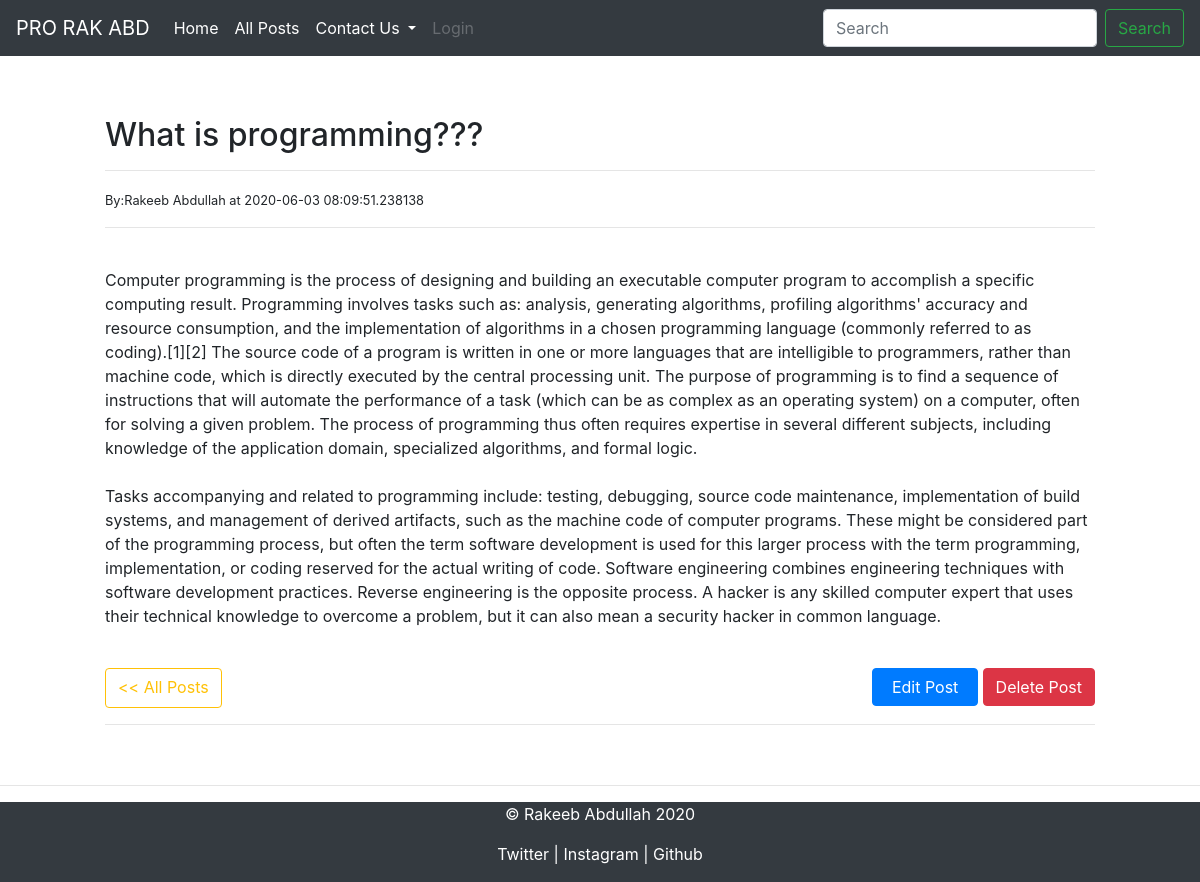
The page /posts/read_more/5 on the database its author committed.
### blog_app/models.py (models this page shows, shortened)
class BlogPost(db.Model):
    id = db.Column(db.Integer, primary_key=True)
    title = db.Column(db.String(100), nullable=False)
    content = db.Column(db.Text, nullable=False)
    author = db.Column(db.String(20), nullable=False, default='N/A')
    date_posted = db.Column(db.DateTime, nullable=False,
                            default=datetime.utcnow)

### blog_app/route.py (the view)
@app.route('/posts/read_more/<int:id>')
def read_more(id):
    post = BlogPost.query.get_or_404(id)
    return render_template('read_more.html',post=post)

### blog_app/templates/read_more.html (shortened to what this page needs)
{% extends 'base.html' %}
{% block head %}
<link rel="stylesheet" href="{{ url_for('static',filename='css/posts.css') }}">
{% endblock %}
{% block body %}
<div class="detailed-post">
    <h2>{{ post.title }}</h2>
    <hr>
    {% if post.author %}
    <small>By:{{ post.author }} at {{ post.date_posted }}</small>
    {% else %}
    <small>By:N/A at {{ post.date_posted }}</small>
    {% endif %}
    <hr>
    <br>
    <p style="white-space:pre-wrap">{{ post.content }}</p>
    <br>
    <div style="display: flex; justify-content:space-between;">
        <a href="/posts" class="btn btn-outline-warning"> << All Posts </a>
        <div style="margin-left: 10px;">
            <a href="/posts/edit/{{post.id}}" class="btn btn-primary" style="margin-bottom: 2px; width: 105.95px;">Edit Post</a>
            <a href="/posts/delete/{{post.id}}" class="btn btn-danger" style="margin-bottom: 2px;">Delete Post</a>
        </div>
    </div>
    <hr>
</div>
{% endblock %}

### blog_app/static/css/posts.css (style rules this page uses)
.detailed-post { margin: 60px; }

### rows shown on the page
BlogPost: title "What is programming???", author "Rakeeb Abdullah", date_posted "2020-06-03 08:09:51.238138", content "Computer programming is the process of designing and building an executable computer program to accomplish a specific computing result. Programming involves tasks such as: analysis, generating algorithms, profiling algorithms' accuracy and resource consumption, and the implementation of algorithms in a chosen programming language (commonly referred to as coding).[1][2] The source code of a program is written in one or more languages that are intelligible to programmers, rather than machine code, which is directly executed by the central processing unit. The purpose of programming is to find a sequence of instructions that will automate the performance of a task (which can be as complex as…"
